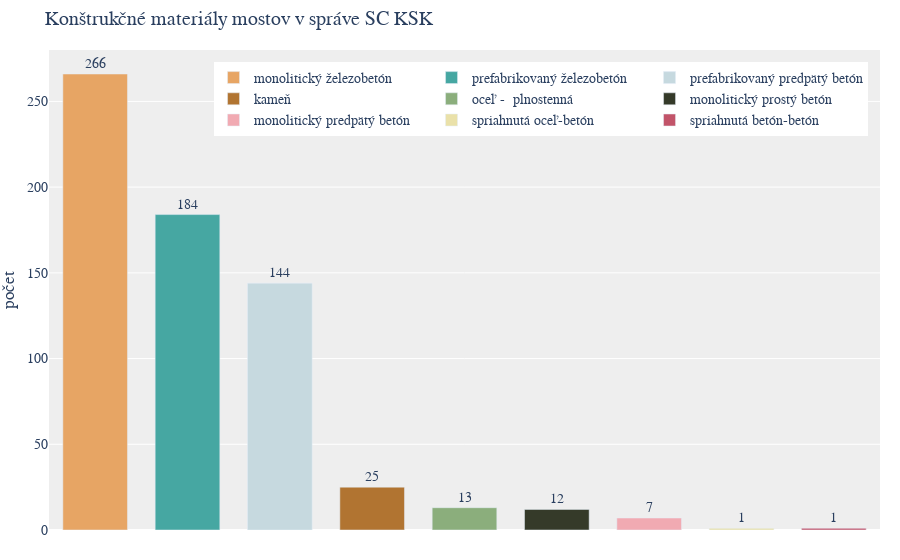

This figure's notebook cell:
### Code cell
import plotly.graph_objects as go

# Define the color palette
color_palette = ['#e7a564', '#46a7a2', '#c6d9df', '#b17431',
                 '#8bae7c', '#353a29', '#f1aab2', '#eae1a9',
                 '#c25469', '#2d505d'
                 ]

# Get the material counts
material_counts = filtered_bridges["Material"].value_counts()

# Create a bar plot
fig = go.Figure()

# Add traces for each material, include the count as text, and set textposition to 'auto' for automatic placement
for material, count, color in zip(material_counts.index, material_counts.values, color_palette):
    fig.add_trace(go.Bar(
        x=[material],  # Set x to material for vertical bars
        y=[count],
        name=material,
        marker_color=color,
        text=[count],  # Add the count as text for each bar
        textposition='outside'  # Position the text outside of bars
    ))

# Update the layout with additional configurations
fig.update_layout(
    title="Konštrukčné materiály mostov v správe SC KSK",
    yaxis_title="počet",
    xaxis=dict(
        showticklabels=False
    ),
    plot_bgcolor='#EEEEEE',  # Set plot background color
    font=dict(family="Montserrat, sans-serif",
              size=14),  # Set font family and size
    legend=dict(
        orientation="h",  # Horizontal legend orientation
        yanchor="top",  # Anchor legend to the top
        y=0.975,  # Position the legend slightly above the plot
        xanchor="right",  # Anchor legend to the right
        x=0.985  # Align legend to the right
    ),
    margin=dict(l=0, r=20, t=50, b=30),  # Adjust margins for tight layout
    bargap=0.3,  # Increase the gap between bars for more space
)

# Add a custom x-axis label using annotations
fig.update_layout(
    annotations=[
        dict(
            x=0.5,  # x-coordinate position (0.5 for center)
            y=-0.075,  # y-coordinate position (-0.15 places it below the bars)
            xref='paper',  # Use 'paper' for positioning relative to the plot area
            yref='paper',  # Use 'paper' for positioning relative to the plot area
            showarrow=False,  # Do not show an arrow
            text=" ",  # The text you want as the x-axis label
            # Match the font size with the rest of the plot
            font=dict(family="Montserrat, sans-serif",
                      size=15),
        )
    ]
)

# Show the updated plot
fig.show()

### Figure 1 — Plotly figure (JSON) as saved in the notebook; plotly's stock layout.template omitted (floating-point values rounded to 4 significant figures)
{"data": [{"marker": {"color": "#e7a564"}, "name": "monolitický železobetón", "text": ["266"], "textposition": "outside", "type": "bar", "x": ["monolitický železobetón"], "y": [266]}, {"marker": {"color": "#46a7a2"}, "name": "prefabrikovaný železobetón", "text": ["184"], "textposition": "outside", "type": "bar", "x": ["prefabrikovaný železobetón"], "y": [184]}, {"marker": {"color": "#c6d9df"}, "name": "prefabrikovaný predpätý betón", "text": ["144"], "textposition": "outside", "type": "bar", "x": ["prefabrikovaný predpätý betón"], "y": [144]}, {"marker": {"color": "#b17431"}, "name": "kameň", "text": ["25"], "textposition": "outside", "type": "bar", "x": ["kameň"], "y": [25]}, {"marker": {"color": "#8bae7c"}, "name": "oceľ -  plnostenná", "text": ["13"], "textposition": "outside", "type": "bar", "x": ["oceľ -  plnostenná"], "y": [13]}, {"marker": {"color": "#353a29"}, "name": "monolitický prostý betón", "text": ["12"], "textposition": "outside", "type": "bar", "x": ["monolitický prostý betón"], "y": [12]}, {"marker": {"color": "#f1aab2"}, "name": "monolitický predpätý betón", "text": ["7"], "textposition": "outside", "type": "bar", "x": ["monolitický predpätý betón"], "y": [7]}, {"marker": {"color": "#eae1a9"}, "name": "spriahnutá oceľ-betón", "text": ["1"], "textposition": "outside", "type": "bar", "x": ["spriahnutá oceľ-betón"], "y": [1]}, {"marker": {"color": "#c25469"}, "name": "spriahnutá betón-betón", "text": ["1"], "textposition": "outside", "type": "bar", "x": ["spriahnutá betón-betón"], "y": [1]}], "layout": {"annotations": [{"font": {"family": "Montserrat, sans-serif", "size": 15}, "showarrow": false, "text": " ", "x": 0.5, "xref": "paper", "y": -0.075, "yref": "paper"}], "bargap": 0.3, "font": {"family": "Montserrat, sans-serif", "size": 14}, "legend": {"orientation": "h", "x": 0.985, "xanchor": "right", "y": 0.975, "yanchor": "top"}, "margin": {"b": 30, "l": 0, "r": 20, "t": 50}, "plot_bgcolor": "#EEEEEE", "title": {"text": "Konštrukčné materiály mostov v správe SC KSK"}, "xaxis": {"showticklabels": false}, "yaxis": {"title": {"text": "počet"}}}}
